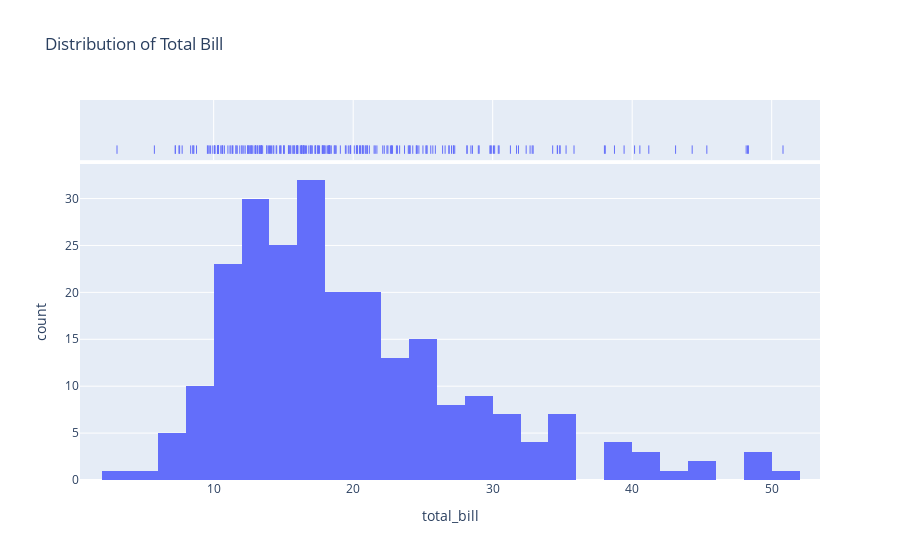

The notebook cell this image was saved under:
### Code cell
fig5 = px.histogram(tips_data, x="total_bill", marginal="rug", title="Distribution of Total Bill")
fig5.show()

### Figure 1 — Plotly figure (JSON) as saved in the notebook; plotly's stock layout.template omitted (floating-point values rounded to 4 significant figures; data arrays with more than 128 entries replaced by an {"elided": "..."} marker saying what was removed)
{"data": [{"alignmentgroup": "True", "bingroup": "x", "hovertemplate": "total_bill=%{x}<br>count=%{y}<extra></extra>", "legendgroup": "", "marker": {"color": "#636efa", "pattern": {"shape": ""}}, "name": "", "offsetgroup": "", "orientation": "v", "showlegend": false, "type": "histogram", "x": {"elided": "244 float values"}, "xaxis": "x", "yaxis": "y"}, {"alignmentgroup": "True", "boxpoints": "all", "fillcolor": "rgba(255,255,255,0)", "hoveron": "points", "hovertemplate": "total_bill=%{x}<extra></extra>", "jitter": 0, "legendgroup": "", "line": {"color": "rgba(255,255,255,0)"}, "marker": {"color": "#636efa", "symbol": "line-ns-open"}, "name": "", "offsetgroup": "", "showlegend": false, "type": "box", "x": {"elided": "244 float values"}, "xaxis": "x2", "yaxis": "y2"}], "layout": {"autosize": true, "barmode": "relative", "legend": {"tracegroupgap": 0}, "title": {"text": "Distribution of Total Bill"}, "xaxis": {"anchor": "y", "autorange": true, "domain": [0, 1], "range": [0.4178, 53.46], "title": {"text": "total_bill"}, "type": "linear"}, "xaxis2": {"anchor": "y2", "autorange": true, "domain": [0, 1], "matches": "x", "range": [0.4178, 53.46], "showgrid": true, "showticklabels": false, "type": "linear"}, "yaxis": {"anchor": "x", "autorange": true, "domain": [0, 0.8316], "range": [0, 33.68], "title": {"text": "count"}}, "yaxis2": {"anchor": "x2", "autorange": true, "domain": [0.8416, 1], "matches": "y2", "range": [-0.6176, 0.5], "showgrid": false, "showline": false, "showticklabels": false, "ticks": "", "type": "category"}}}
